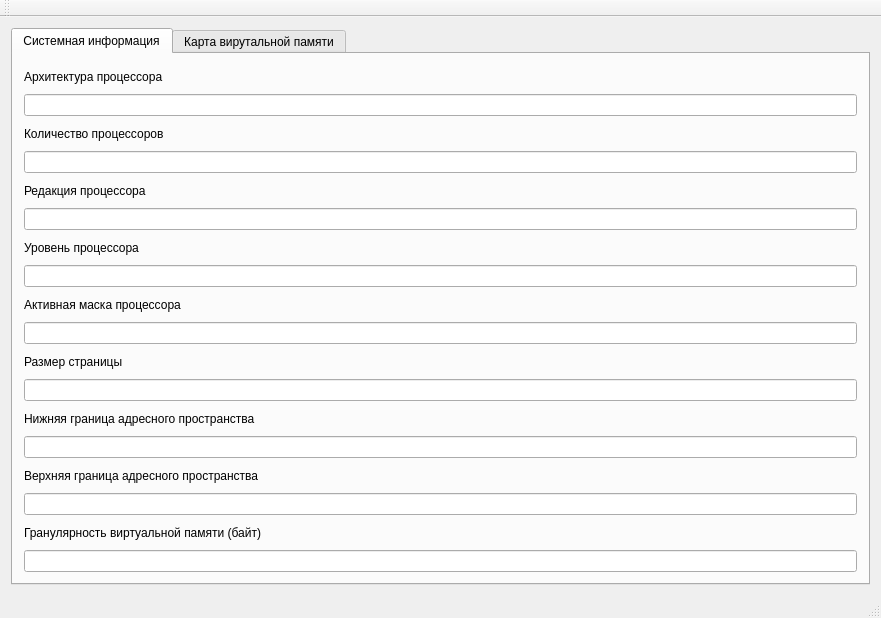
<?xml version="1.0" encoding="UTF-8"?>
<ui version="4.0">
 <class>MainWindow</class>
 <widget class="QMainWindow" name="MainWindow">
  <property name="geometry">
   <rect>
    <x>0</x>
    <y>0</y>
    <width>881</width>
    <height>618</height>
   </rect>
  </property>
  <property name="windowTitle">
   <string>MainWindow</string>
  </property>
  <widget class="QWidget" name="centralWidget">
   <layout class="QHBoxLayout" name="horizontalLayout_9">
    <item>
     <widget class="QTabWidget" name="tabWidget">
      <property name="currentIndex">
       <number>0</number>
      </property>
      <widget class="QWidget" name="tab">
       <attribute name="title">
        <string>Системная информация</string>
       </attribute>
       <layout class="QVBoxLayout" name="verticalLayout_10">
        <item>
         <layout class="QVBoxLayout" name="verticalLayout_9">
          <item>
           <widget class="QLabel" name="label_3">
            <property name="text">
             <string>Архитектура процессора</string>
            </property>
           </widget>
          </item>
          <item>
           <widget class="QLineEdit" name="lineEdit_ArhProc">
            <property name="readOnly">
             <bool>true</bool>
            </property>
           </widget>
          </item>
         </layout>
        </item>
        <item>
         <layout class="QVBoxLayout" name="verticalLayout_8">
          <item>
           <widget class="QLabel" name="label_2">
            <property name="text">
             <string>Количество процессоров</string>
            </property>
           </widget>
          </item>
          <item>
           <widget class="QLineEdit" name="lineEdit_KolProc">
            <property name="readOnly">
             <bool>true</bool>
            </property>
           </widget>
          </item>
         </layout>
        </item>
        <item>
         <layout class="QVBoxLayout" name="verticalLayout_7">
          <item>
           <widget class="QLabel" name="label_7">
            <property name="text">
             <string>Редакция процессора</string>
            </property>
           </widget>
          </item>
          <item>
           <widget class="QLineEdit" name="lineEdit_RedProc">
            <property name="readOnly">
             <bool>true</bool>
            </property>
           </widget>
          </item>
         </layout>
        </item>
        <item>
         <layout class="QVBoxLayout" name="verticalLayout_6">
          <item>
           <widget class="QLabel" name="label_8">
            <property name="text">
             <string>Уровень процессора</string>
            </property>
           </widget>
          </item>
          <item>
           <widget class="QLineEdit" name="lineEdit_LvlProc">
            <property name="readOnly">
             <bool>true</bool>
            </property>
           </widget>
          </item>
         </layout>
        </item>
        <item>
         <layout class="QVBoxLayout" name="verticalLayout_5">
          <item>
           <widget class="QLabel" name="label_6">
            <property name="text">
             <string>Активная маска процессора</string>
            </property>
           </widget>
          </item>
          <item>
           <widget class="QLineEdit" name="lineEdit_MaskProc">
            <property name="readOnly">
             <bool>true</bool>
            </property>
           </widget>
          </item>
         </layout>
        </item>
        <item>
         <layout class="QVBoxLayout" name="verticalLayout_4">
          <item>
           <widget class="QLabel" name="label_5">
            <property name="text">
             <string>Размер страницы</string>
            </property>
           </widget>
          </item>
          <item>
           <widget class="QLineEdit" name="lineEdit_SizePage">
            <property name="readOnly">
             <bool>true</bool>
            </property>
           </widget>
          </item>
         </layout>
        </item>
        <item>
         <layout class="QVBoxLayout" name="verticalLayout_3">
          <item>
           <widget class="QLabel" name="label">
            <property name="text">
             <string>Нижняя граница адресного пространства</string>
            </property>
           </widget>
          </item>
          <item>
           <widget class="QLineEdit" name="lineEdit_DownAdr">
            <property name="readOnly">
             <bool>true</bool>
            </property>
           </widget>
          </item>
         </layout>
        </item>
        <item>
         <layout class="QVBoxLayout" name="verticalLayout_2">
          <item>
           <widget class="QLabel" name="label_4">
            <property name="text">
             <string>Верхняя граница адресного пространства</string>
            </property>
           </widget>
          </item>
          <item>
           <widget class="QLineEdit" name="lineEdit_UpAdr">
            <property name="readOnly">
             <bool>true</bool>
            </property>
           </widget>
          </item>
         </layout>
        </item>
        <item>
         <layout class="QVBoxLayout" name="verticalLayout">
          <item>
           <widget class="QLabel" name="label_9">
            <property name="text">
             <string>Гранулярность виртуальной памяти (байт)</string>
            </property>
           </widget>
          </item>
          <item>
           <widget class="QLineEdit" name="lineEdit_Granul">
            <property name="readOnly">
             <bool>true</bool>
            </property>
           </widget>
          </item>
         </layout>
        </item>
       </layout>
      </widget>
      <widget class="QWidget" name="tab_2">
       <attribute name="title">
        <string>Карта вирутальной памяти</string>
       </attribute>
       <layout class="QVBoxLayout" name="verticalLayout_11">
        <item>
         <widget class="QComboBox" name="comboBox_FullProc"/>
        </item>
        <item>
         <widget class="QTableWidget" name="tableWidget"/>
        </item>
       </layout>
      </widget>
     </widget>
    </item>
   </layout>
  </widget>
  <widget class="QMenuBar" name="menuBar">
   <property name="geometry">
    <rect>
     <x>0</x>
     <y>0</y>
     <width>881</width>
     <height>26</height>
    </rect>
   </property>
  </widget>
  <widget class="QToolBar" name="mainToolBar">
   <attribute name="toolBarArea">
    <enum>TopToolBarArea</enum>
   </attribute>
   <attribute name="toolBarBreak">
    <bool>false</bool>
   </attribute>
  </widget>
  <widget class="QStatusBar" name="statusBar"/>
 </widget>
 <layoutdefault spacing="6" margin="11"/>
 <resources/>
 <connections/>
</ui>
